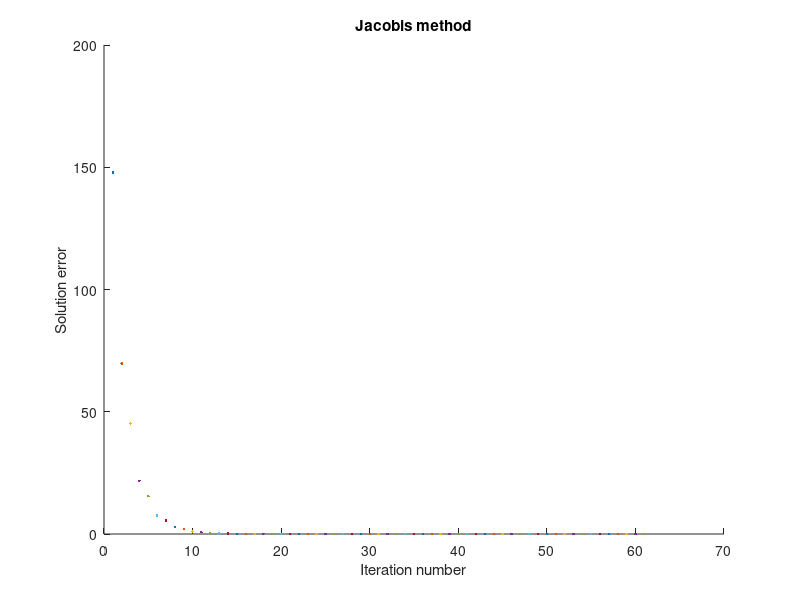

The MATLAB source for this figure:
clear variable;
clear all;
clc;

  A = [15, 2, -10, 1 ; 1, 11, 5, -3 ; 6, 1, -23, 15 ; 1, 2, -3, 9];
  b = [13 ; 24 ; 8 ; 82];

%A = createMatrixA(10);
%b = createVectorA(10);

%A = createMatrixB(10);
%b = createVectorB(10);

%A = [10 2 -1 ; 1 8 3 ; -2 -1 10];
%b = [7 ; -4 ; 9];

[M,N] = size(A);

% ---Square matrix test---%
if M ~= N
    error ('A is not square matrix!');
end

% ---Diagonal dominance test---%
for m = 1:M 
    row = abs ( A(m,:) );
    d = sum(row) - row(m);
    
    if row(m) <= d
        error ('A is not diagonally dominant!');
    end
end


D = diag(diag(A));

U = triu(A, 1);

L = tril(A, -1);

initial_x = zeros(M,1);
x = -inv(D) *( (L+U)*initial_x - b);

iter_num = 0;
err_norm2 = inf; 

while err_norm2 >= 1e-10 %Assumed tolerance 
    x = -inv(D) *( (L+U)*initial_x - b);
    initial_x = x;
    
    iter_num = iter_num + 1;
    err_norm2 = norm(abs(A*x-b));
    
    hold on;
    plot(iter_num, err_norm2, '.');
    hold off;
    
end

    xlabel('Iteration number');
    ylabel('Solution error');
    title('Jacobis method');
